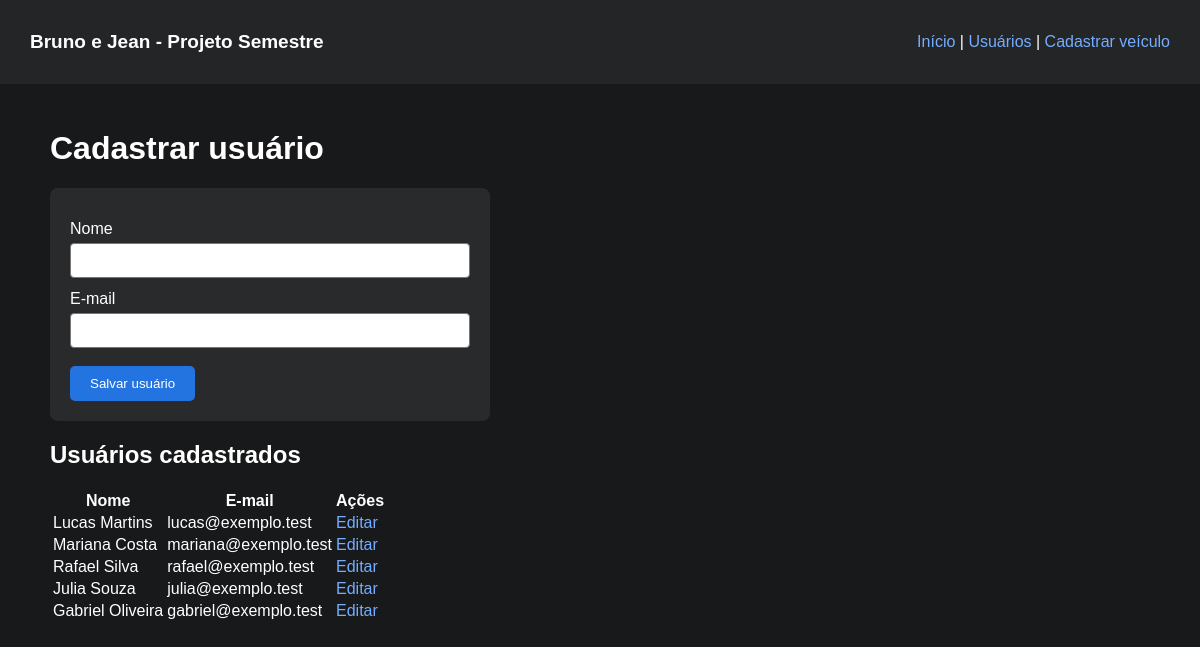
/usuarios.php, run on an earlier commit of the app's database.
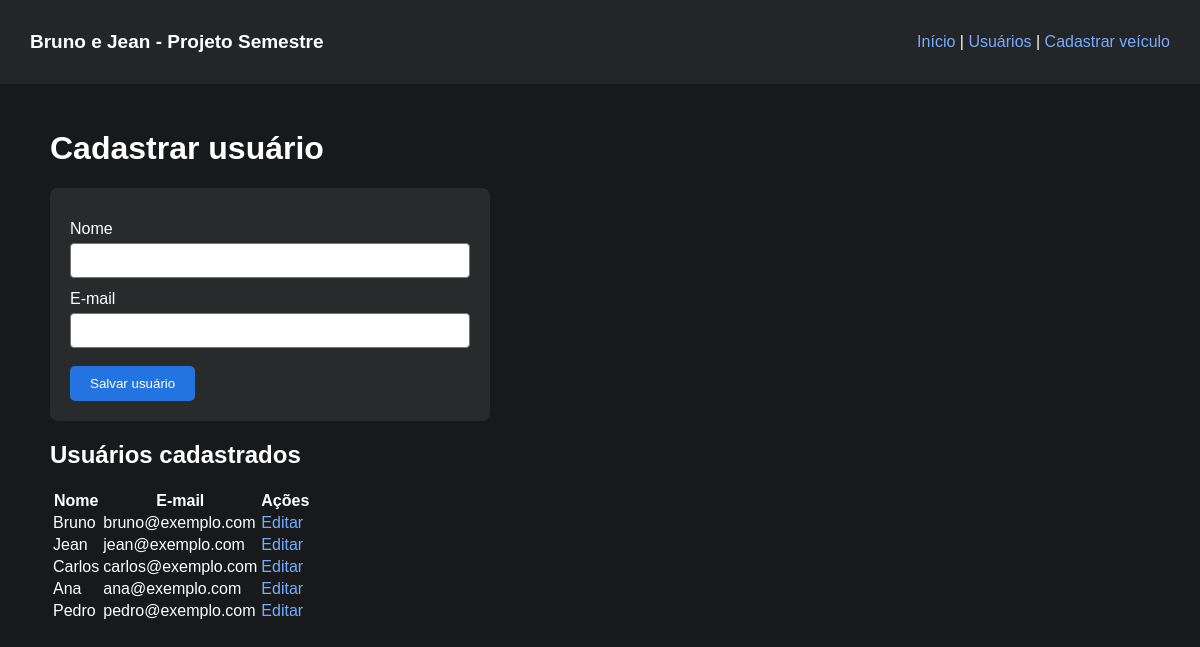
And on a later commit of the database.
### tables this page shows
CREATE TABLE IF NOT EXISTS usuarios (
 id_usuario INT AUTO_INCREMENT PRIMARY KEY,
 nome VARCHAR(100) NOT NULL,
 email VARCHAR(100) NOT NULL
);

### UsuarioDAO.php (called while the page is built, shortened)
<?php
class UsuarioDAO {
    private $conexao;
    function __construct($conexao) {
        $this->conexao = $conexao;
    }
    function listar() {
        $sql = "SELECT * FROM usuarios";
        $comando = $this->conexao->prepare($sql);
        $comando->execute();
        return $comando->fetchAll(PDO::FETCH_ASSOC);
    }
}

### usuarios.php (the view, shortened to what this page needs)
<?php
require_once "conexao.php";
require_once "UsuarioDAO.php";
$dao = new UsuarioDAO($conexao);
$id = isset($_GET["id"]) ? (int) $_GET["id"] : 0;
$usuario = $id ? $dao->buscarPorId($id) : false;
$usuarios = $dao->listar();
?>
<!DOCTYPE html>
<html lang="pt-br">
<head><meta charset="UTF-8"><title>Usuários - Bruno e Jean</title><link rel="stylesheet" href="style.css"></head>
<body>
<header><h2>Bruno e Jean - Projeto Semestre</h2><nav><a href="index.php">Início</a> | <a href="usuarios.php">Usuários</a> | <a href="anunciar.php">Cadastrar veículo</a></nav></header>
<main>
<h1><?php echo $usuario ? "Editar usuário" : "Cadastrar usuário"; ?></h1>
<form method="post">
<label>Nome</label>
<input type="text" name="nome" required maxlength="100" value="<?php echo htmlspecialchars($usuario["nome"] ?? ""); ?>">
<label>E-mail</label>
<input type="email" name="email" required maxlength="100" value="<?php echo htmlspecialchars($usuario["email"] ?? ""); ?>">
<button type="submit">Salvar usuário</button>
</form>
<h2>Usuários cadastrados</h2>
<?php if (count($usuarios) == 0) { ?>
<p>Nenhum usuário cadastrado.</p>
<?php } else { ?>
<table>
<tr><th>Nome</th><th>E-mail</th><th>Ações</th></tr>
<?php foreach ($usuarios as $item) { ?>
<tr>
<td><?php echo htmlspecialchars($item["nome"]); ?></td>
<td><?php echo htmlspecialchars($item["email"]); ?></td>
<td><a href="usuarios.php?id=<?php echo $item["id_usuario"]; ?>">Editar</a></td>
</tr>
<?php } ?>
</table>
<?php } ?>
</main>
</body>
</html>

What changed in the data, as far as the page shows it:
changed usuarios: nome "Lucas Martins" → "Bruno"; email "lucas@exemplo.test" → "bruno@exemplo.com"
changed usuarios: nome "Mariana Costa" → "Jean"; email "mariana@exemplo.test" → "jean@exemplo.com"
changed usuarios: nome "Rafael Silva" → "Carlos"; email "rafael@exemplo.test" → "carlos@exemplo.com"
changed usuarios: nome "Julia Souza" → "Ana"; email "julia@exemplo.test" → "ana@exemplo.com"
changed usuarios: nome "Gabriel Oliveira" → "Pedro"; email "gabriel@exemplo.test" → "pedro@exemplo.com"
